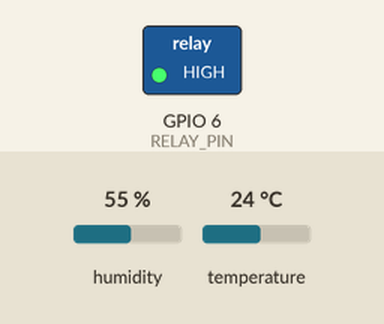
Simulated run of this sketch. Board: ESP32-S3. On the bench: switched loads named in the sketch (green lamp = pin HIGH). The inputs (shaded band) are chosen by the test bench; at power-on: humidity 55 %, temperature 24 °C. WiFi joins after 1.5 s; servers stay silent unless stated; no MQTT or app messages arrive unless stated; what the sketch prints to the serial monitor is not drawn.

Above: at 2.7 s.
2.8 s: humidity set to 62 %
5.6 s: humidity set to 65 %
At 6.3 s:
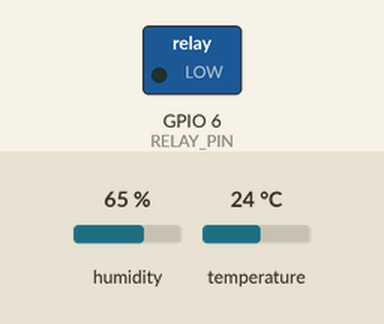
8.4 s: humidity set to 49 %
11.2 s: humidity set to 46 %
At 12.6 s:
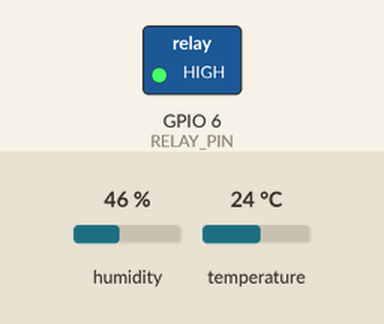
14.0 s: humidity set to 68 %
At 14.7 s:
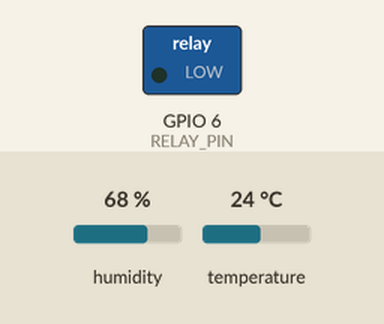
Timing chart, 0 to 17.0 s (numbered marks = the images above; inputs shaded):
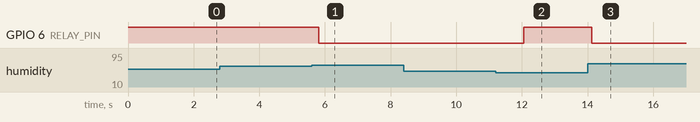

Measured:
- the behaviour switches between 63 and 64 % on humidity (found by bisection; images 0 and 1)
- the behaviour switches between 48 and 47 % on humidity (found by bisection; images 1 and 2)
- after the input at 2.8 s, every drawn part: stays the same
- after the input at 5.6 s, GPIO 6 (RELAY_PIN): HIGH → LOW after 0.21 s
- after the input at 8.4 s, every drawn part: stays the same
- after the input at 11.2 s, GPIO 6 (RELAY_PIN): LOW → HIGH after 0.85 s
- after the input at 14.0 s, GPIO 6 (RELAY_PIN): HIGH → LOW after 0.13 s

The sketch:

v2_August22.ino
```cpp
#include <Wire.h>               // Library for I2C communication
#include <WiFi.h>               // Library for Wi-Fi connectivity
#include <PubSubClient.h>       // Library for MQTT communication
#include <Adafruit_AHTX0.h>     // Library for the DHT20 sensor
#include <HardwareSerial.h>

Adafruit_AHTX0 dht20;           // Initialize the DHT20 sensor object

// Wi-Fi credentials
const char* ssid = "EASTLINK861";           // Replace with your Wi-Fi SSID
const char* password = "44Okunola?1#";      // Replace with your Wi-Fi password

// MQTT broker information
const char* mqtt_server = "192.168.6.25";   // Replace with your Raspberry Pi's IP address

// Relay setup
#define RELAY_PIN 6            // GPIO pin connected to the relay module

// Wi-Fi and MQTT client setup
WiFiClient espClient;
PubSubClient client(espClient);

HardwareSerial mySerial(1); // Use Serial1 or another UART

// Function: setup_wifi
void setup_wifi() {
  delay(10);
  Serial.println();
  Serial.print("Connecting to ");
  Serial.println(ssid);

  WiFi.begin(ssid, password); // Initiate Wi-Fi connection

  while (WiFi.status() != WL_CONNECTED) {
    delay(500);
    Serial.print(".");
  }

  Serial.println("");
  Serial.println("WiFi connected");
}

// Function: reconnect
void reconnect() {
  while (!client.connected()) {
    Serial.print("Attempting MQTT connection...");
    if (client.connect("ESP32Client_Sksroom")) {
      Serial.println("connected");
    } else {
      Serial.print("failed, rc=");
      Serial.print(client.state());
      Serial.println(" trying again in 5 seconds");
      delay(5000);
    }
  }
}

// Function: setup
void setup() {
  Serial.begin(115200);
  while (!Serial) {
    delay(10);  // Wait until the serial connection is established
  }
  pinMode(RELAY_PIN, OUTPUT);
  digitalWrite(RELAY_PIN, HIGH);  // Ensure the relay is off at startup
  setup_wifi();                   // Connect to the Wi-Fi network
  client.setServer(mqtt_server, 1883);

  // Set up I2C communication with custom pins
  Wire.begin(8, 9); // SDA on GPIO 8, SCL on GPIO 9

  if (!dht20.begin()) {
    Serial.println("Failed to start DHT20 sensor!");
    while (1);  // Halt if the sensor doesn't initialize
  }

  // Initialize the secondary serial port (must be done in setup)
  mySerial.begin(115200, SERIAL_8N1, 43, 44);  // Replace 43 and 44 with your actual TX and RX GPIO numbers
}

// Function: loop
void loop() {
  if (!client.connected()) {
    reconnect();
  }
  client.loop();

  sensors_event_t humidityEvent, tempEvent;
  dht20.getEvent(&humidityEvent, &tempEvent);  // Read data from the DHT20 sensor

  Serial.println("Starting humidity monitoring...");  // Add at the beginning of loop()
  Serial.print("Humidity: ");
  Serial.println(humidityEvent.relative_humidity);

  if (humidityEvent.relative_humidity > 63) {
    digitalWrite(RELAY_PIN, LOW);  // Turn on the relay (dehumidifier) if humidity > 63%
  } else if (humidityEvent.relative_humidity < 48) {
    digitalWrite(RELAY_PIN, HIGH); // Turn off the relay (dehumidifier) if humidity < 48%
  }

  String payload = String(humidityEvent.relative_humidity);
  client.publish("home/Sksroom/humidity", payload.c_str());

  delay(2000);  // Wait 2 seconds before the next reading
}
```
